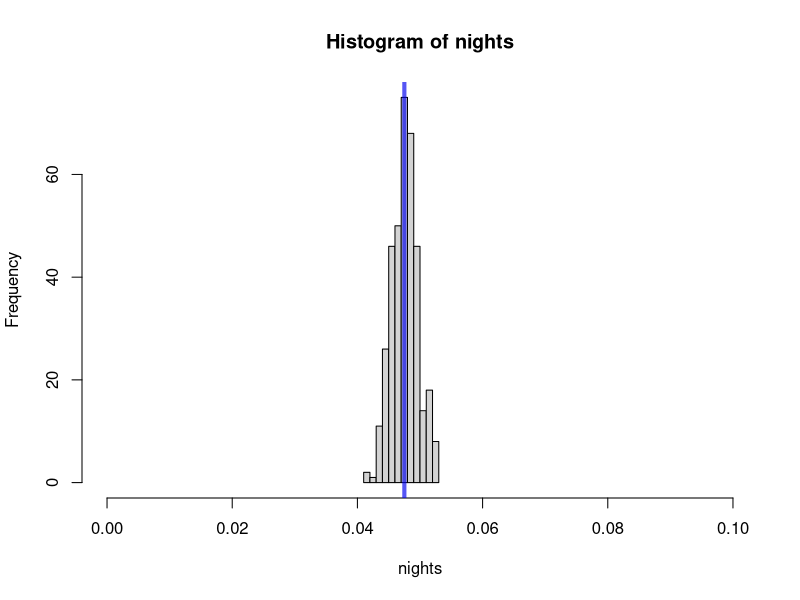
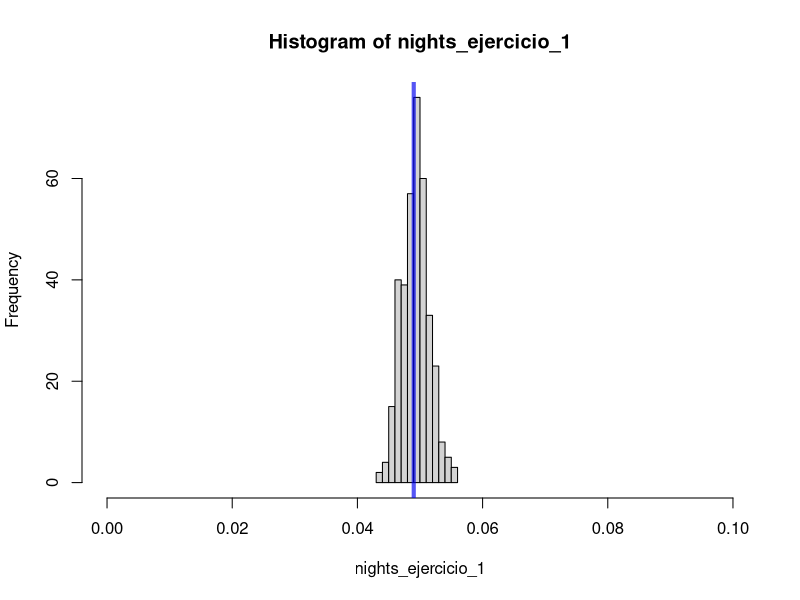
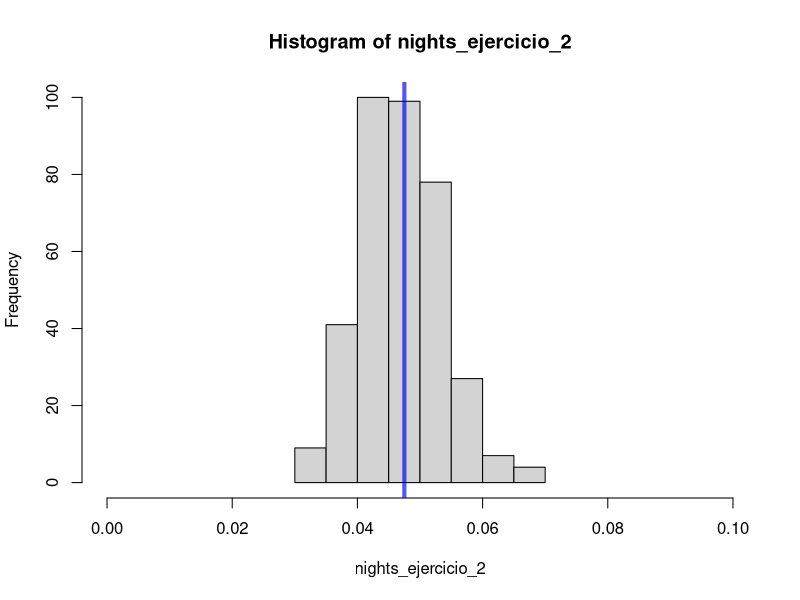

Reproduce these figures in R, in order.
rm(list=ls()) # Limpia el espacio de trabajo de R
cartas <- c('A','K','Q','J','10',
            '9','8','7','6','5',
            '4','3','2') # Trece cartas por figura (digamos tr?boles)
baraja <- c(cartas,cartas,cartas,cartas) # Cuatro figuras por bajara (tr?boles, corazones, diamantes, espadas)
super_baraja <- c(baraja,baraja,baraja,baraja) # Cuatro barajas mezcladas
cartas_mayores <- cartas[2:5]

simulate_hand <-  function(baraja){
    # Esta funci?n simula una extracci?n de dos cartas de la s?per baraja (SB)
    
    # Primera carta:
    indice_primera <- sample(1:length(baraja), # Extrae al azar un entero entre 1 y la longitud de la SB 
                             size=1,# (tambi?n se puede extraer m?s de un elemento) 
                             replace=F) # Con/sin reemplazo (irrelevante cuando size=1)
    first_card <- baraja[indice_primera] # Extrae la primera carta...
    super_after_first <- baraja[-indice_primera] # ...s?cala de la s?per baraja...
    # Segunda carta:
    indice_segunda <- sample(1:length(super_after_first), # ...y extrae otra posici?n de la baraja recortada.
                             size=1,
                             replace=F)
    second_card <- super_after_first[indice_segunda] # Extrae segunda carta.
    
    # Mano
    hand <- c(first_card,second_card)
    return(hand)
}

# Simulaciones con objetos similares a los arrojados por la funcion simulate_hand

# Checa en la comparacion si 'A' esta en el objeto hand

hand <- c('Q','A')
hand=='A'
hand <- c('A','A')
hand=='A'
hand <- c('A','7')
hand=='A'
hand <- c('5','10')
hand=='A'

# Cuenta cuantos 'A' hay en cada mano

hand <- c('Q','A')
sum(hand=='A')
hand <- c('A','A')
sum(hand=='A')
hand <- c('A','7')
sum(hand=='A')
hand <- c('5','10')
sum(hand=='A')

# Checa si cada mano tiene un solo 'A'

hand <- c('Q','A')
sum(hand=='A')==1
hand <- c('A','A')
sum(hand=='A')==1
hand <- c('A','7')
sum(hand=='A')==1
hand <- c('5','10')
sum(hand=='A')==1

# Checa si cada elemento del objeto hand esta en el vector dado

hand <- c('Q','A')
hand%in%cartas_mayores
hand <- c('A','A')
hand%in%cartas_mayores
hand <- c('A','7')
hand%in%cartas_mayores
hand <- c('5','10')
hand%in%cartas_mayores
hand <- c('J','K')
hand%in%cartas_mayores

# Cuenta cuantas cartas de hand estan en el vector dado
# Basicamente suma cuantos 1 hay
hand <- c('Q','A')
sum(hand%in%cartas_mayores)
hand <- c('A','A')
sum(hand%in%cartas_mayores)
hand <- c('A','7')
sum(hand%in%cartas_mayores)
hand <- c('5','10')
sum(hand%in%cartas_mayores)
hand <- c('J','K')
sum(hand%in%cartas_mayores)

# Checa si una sola carta de hand esta en el vector a comparar de las figuras
hand <- c('Q','A')
sum(hand%in%cartas_mayores)==1
hand <- c('A','A')
sum(hand%in%cartas_mayores)==1
hand <- c('A','7')
sum(hand%in%cartas_mayores)==1
hand <- c('5','10')
sum(hand%in%cartas_mayores)==1
hand <- c('J','K')
sum(hand%in%cartas_mayores)==1

# Para que ganemos un blackjack las condiciones siguientes tienen que cumplir
# sum(hand=='A')==1 y sum(hand%in%c('K','Q','J','10')==1)==1
hand <- c('Q','A') # Esta es la unica condicion que sera verdadera y por tanto blackjack
sum(hand=='A')==1&sum(hand%in%cartas_mayores)==1
hand <- c('A','A')
sum(hand=='A')==1&sum(hand%in%cartas_mayores)==1
hand <- c('A','7')
sum(hand=='A')==1&sum(hand%in%cartas_mayores)==1
hand <- c('5','10')
sum(hand=='A')==1&sum(hand%in%cartas_mayores)==1
hand <- c('J','K')
sum(hand=='A')==1&sum(hand%in%cartas_mayores)==1

# Ahora a simular "manos" en multiples juegos de blackjack
n_simulations <- 1000
n_blackjack <- 0

for (i in 1:n_simulations) {
    hand <- simulate_hand(super_baraja)
    
    if (sum(hand=='A')==1 & sum(hand%in%cartas_mayores)==1) {
        n_blackjack <- n_blackjack + 1
    }
}

print(n_blackjack/n_simulations)

# Convirtiendo el bloque de codigo en una sola funcion
casino_night <- function(n_hands, baraja){
    # Esta funci?n simula una noche en el casino en la que se observan 'n_hands' manos
    
    # Noten que 'n_hands' ya no se define dentro de la funci?n,
    # y en cambio pasa como un argumento.
    
    n_blckjck <- 0 # Contador de blackjacks en 'n_hands' manos
    for(i in 1:n_hands){ # Repite las siguientes instrucciones para cada elemento 'i' del vector '1:n_hands':
        
        # a. En cada iteraci?n simula una mano (de dos cartas)
        hand <- simulate_hand(baraja)
        # b. y pregunta si es blackjack.  
        if(sum(hand=='A')==1&sum(hand%in%cartas_mayores)==1){ # En caso de que la mano sea blackjack:
            # b1. Agrega uno al conteo total de blckjcks.
            n_blckjck <- n_blckjck+1
        }
    }
    return(n_blckjck/n_hands) # La funci?n devuelve la prpoporci?n de blackjacks.
}

print(casino_night(10000, super_baraja))

# Simulando un año en el casino
nights <- c()

for (i in 1:365) {
    nights[i] <- casino_night(10000, super_baraja)
}

# Graficando la distribucion de las probabilidades de obtner un blackjack por cada noche de un a?o

hist(nights,xlim=c(0,0.1))
abline(v=0.0475,col='#0000eeaa',lwd=4)

##########################################################################

# Ejercicio 1
# 4 cartas que no fueron ni ases ni cartas mayores fueron retiradas de la baraja

extract_simple_cards <- function(baraja, cards_to_remove) {
    excluded_cards <- c("A", "K", "Q", "J", "10")
    safe_extraction <- F
    while (!safe_extraction) {
        extracted_cards <- sample(1:length(baraja), size = cards_to_remove, replace = F)
        if (!any(baraja[extracted_cards] %in% excluded_cards)) {
            safe_extraction <- T
        }
    }
    nueva_baraja <- baraja[-extracted_cards]
    return(nueva_baraja)
}

baraja_ejercicio_1 <- extract_simple_cards(super_baraja, 4)

nights_ejercicio_1 <- c()

for (i in 1:365) {
    nights_ejercicio_1[i] <- casino_night(10000, baraja_ejercicio_1)
}

hist(nights_ejercicio_1, xlim = c(0, 0.1))
abline(v=0.049,col='#0000eeaa',lwd=4)

##########################################################################
# Ejercicio 2
# Cada noche se juegan 1,000 manos en lugar de 10,0000
# No espero un cambio significativo respecto a si se juegan 10,0000 manos, tal vez
# solo cambien un poco los decimales, pero la probabilidad que se mostrará con mayor
# frecuencia será cercano a los 0.0475 de la simulación con 10,000 manos. Sin embargo,
# tendrá una mayor disperción, ya que mientras más simulaciones haya, más cercano será
# el valor de la probabilidad a 0.0475

nights_ejercicio_2 <- c()

for (i in 1:365) {
    nights_ejercicio_2[i] <- casino_night(1000, super_baraja)
}
hist(nights_ejercicio_2, xlim = c(0, 0.1))
abline(v=0.0475,col='#0000eeaa',lwd=4)

# Tal como se puede ver en el histograma de la distribución de probabilidad
# la disperción fue mayor, pero el valor de probabilidad más frecuente se mantuvo cercano
# a 0.0475. Esto por el número de eventos, teniendo infinitas simulaciones la probabilidad
# se acerca cada vez más a 0.0475, mientras menos eventos haya, mayor será la disperción
# de la distribución.